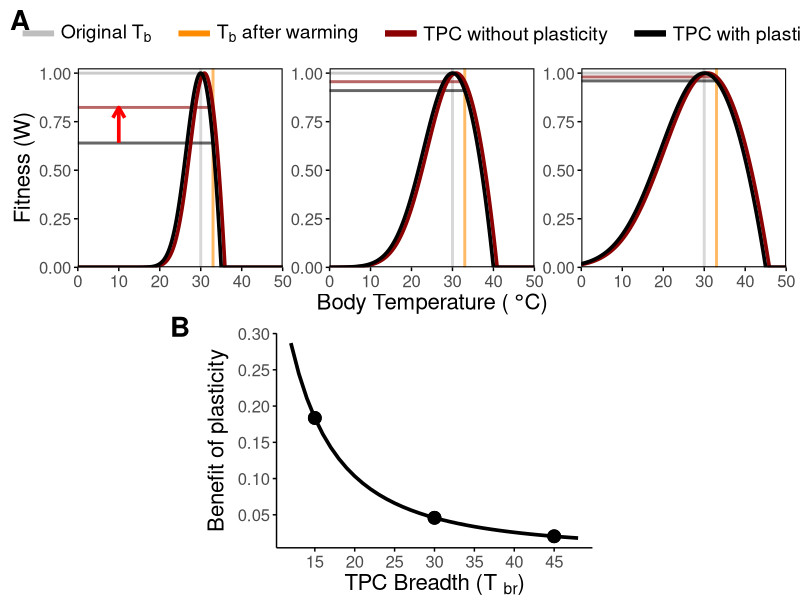
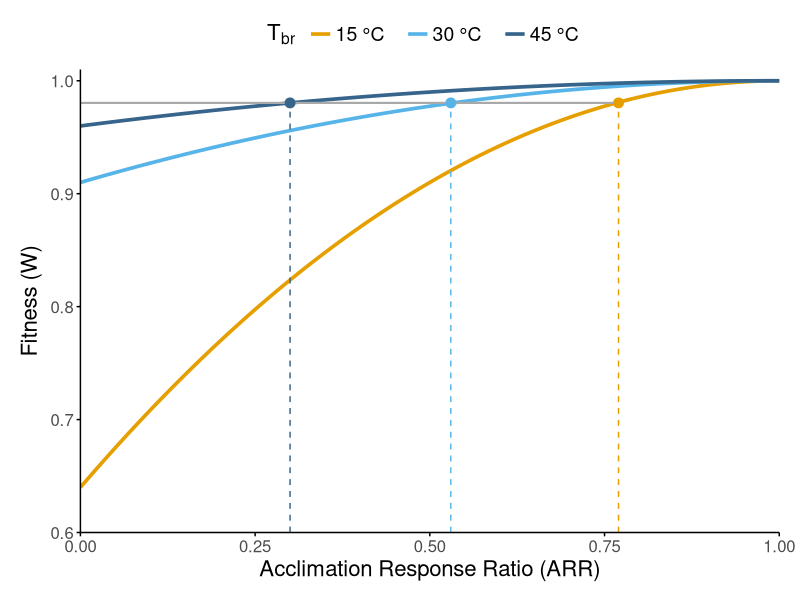
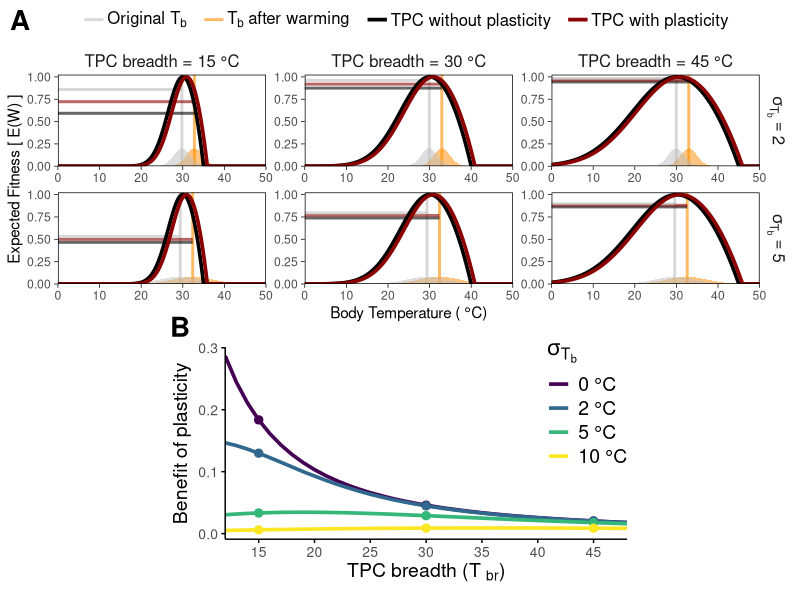
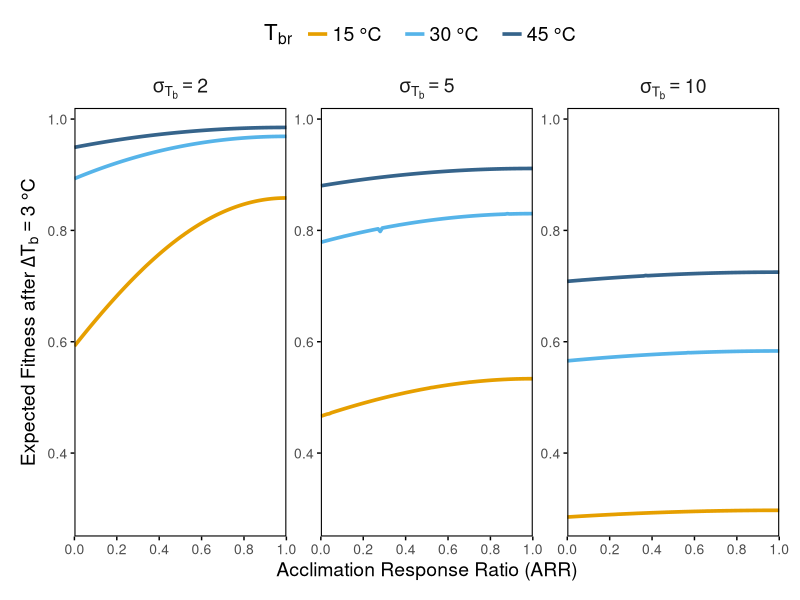
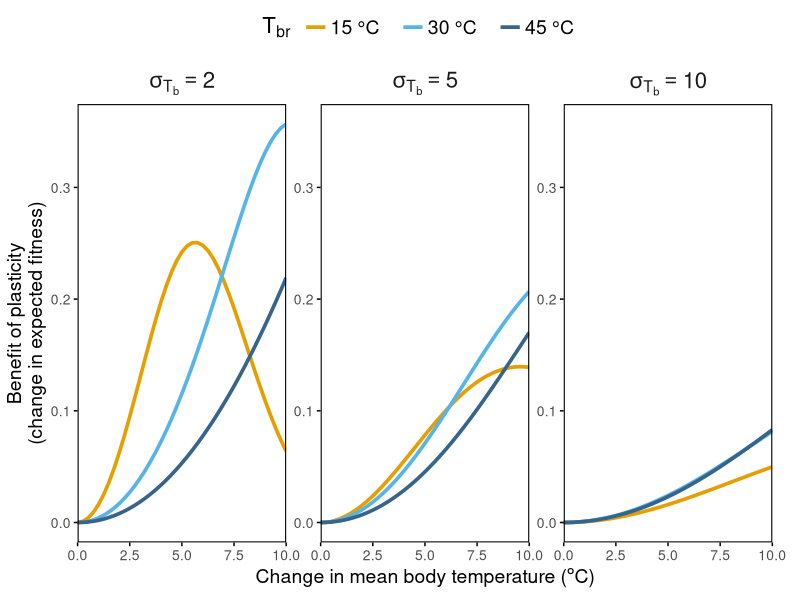
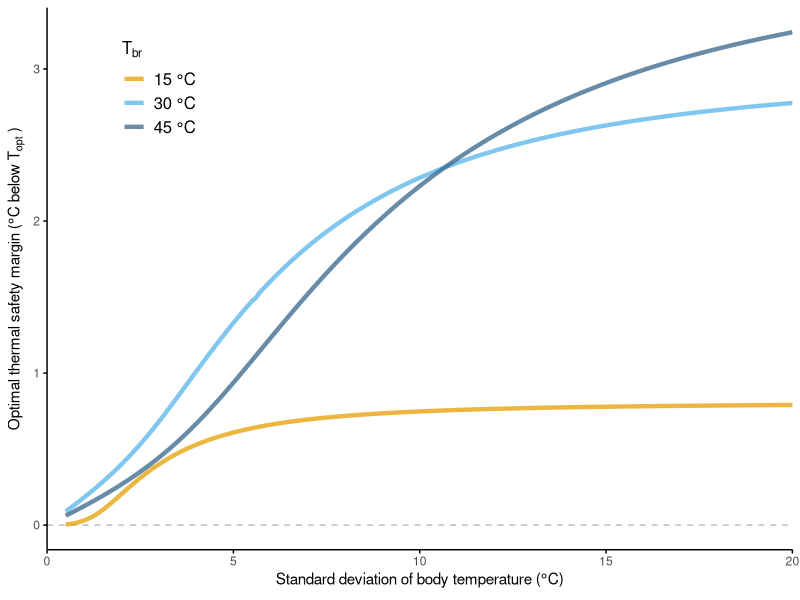

Write the R code that produced these figures, in order.
## ---- chunk 1

# load packages
library(tidyverse)
library(ggpubr)
library(viridis)
## ---- chunk 2
#| fig-width: 9
#| fig-height: 7
#| fig-cap: |
#|  **Figure 1**: Phenotypic plasticity can provide greater net fitness benefits for narrow than for broad thermal performance curves (TPCs). Panel A shows three organisms with TPCs that vary in their constitutive thermal breadth (T<sub>br</sub>): narrow (T<sub>br</sub> = 15 °C), left panel, intermediate (T<sub>br</sub> = 30 °C, middle panel), and wide (T<sub>br</sub> = 45 °C, right panel). The organisms have evolved to maximize fitness (W = 1) at the constant body temperature they experience, which in this case we set arbitrarily to 30 °C (T<sub>opt</sub>, gray vertical line). Following a 3 °C increase in body temperature (orange vertical line), absolute fitness declines across all organisms in the absence of plasticity (projected onto the y-axis via the gray vs. black horizontal lines), with the narrowest TPC experiencing the most severe decline in fitness. If all three organisms shift their TPC in response to warming through phenotypic plasticity by the same amount (here assuming an Acclimation Response Ratio or ARR of 0.30), the net fitness benefit conferred by plasticity (the vertical distance between the red and black horizontal lines, indicated by the red arrow on the top left panel) is highest for the organism with the narrowest TPC and lowest in the organism with the widest TPC. Panel B shows how the benefit of plasticity declines exponentially with increasing TPC breadth, with the three dots indicating the three TPC breadths shown in panel A.

# define TPC function
tpc <- function(temps, topt, ctmin, ctmax) {

  # initialize performance vector and define psig
  perf <- rep(NA, length(temps))
  psig <- -((ctmin - topt) / 4)

  # calculate performance
  for (i in seq_along(temps)){
    if (temps[i] < topt) {
      perf[i] <- exp(-((temps[i] - topt) / (2 * psig))^2)
    } else {
      perf[i] <- 1 - ((temps[i] - topt) / (topt - ctmax))^2
    }
  }

  # correct for negative values and return
  ifelse(perf < 0, 0, perf)

}

# define general parameters for tpcs
temps <- seq(0, 50, by = 0.1) # temperature range
delta_temp <- 3 # change in temperature
arr <- 0.3 # acclimation response ratio (ARR) for plasticity

# define TPC parameters: breadth, ctmin, ctmax
params <- tibble(
  breadth = seq(12, 48, by = 1)
) |>
  mutate(
    ctmin = 30 - (breadth * (2 / 3)),
    ctmax = 30 + (breadth * (1 / 3))
  )

# generate TPCs with and without plasticity
tpc_df <- expand_grid(
  params, plasticity = c("TPC without plasticity", "TPC with plasticity")
) |>
  rowwise() |>
  mutate(
    topt_shift = ifelse(
      plasticity == "TPC with plasticity", arr * delta_temp, 0
    ),
    performance = list(tpc(
      temps = temps,
      topt = 30 + topt_shift,
      ctmin = ctmin + topt_shift,
      ctmax = ctmax + topt_shift
    ))
  ) |>
  unnest(performance) |>
  mutate(temp = rep(temps, n() / length(temps))) |>
  select(temp, performance, breadth, plasticity) |>
  rename(tpc_breadth = breadth)

# prepare segments data frame for plotting
segments_df <- tpc_df |>
  filter(temp == (30 + delta_temp)) |>
  mutate(
    x = 0,
    xend = 30 + delta_temp,
    y = performance,
    yend = performance
  ) |>
  select(x, xend, y, yend, tpc_breadth, plasticity)

# benefit of plasticity arrows df
benefits_df <- segments_df |>
  group_by(tpc_breadth) |>
  mutate(benefit = diff(y)) |>
  ungroup()

# plot panel A
panel_a <- ggplot(
  tpc_df |> filter(tpc_breadth %in% c(15, 30, 45)),
  aes(x = temp, y = performance, color = plasticity)
) +
  annotate(
    geom = "segment",
    x = 0, xend = 30, y = 1, yend = 1,
    color = "darkgray", alpha = 0.6, linewidth = 1
  ) +
  geom_vline(
    data = tibble(
      x = c(30, 30 + delta_temp),
      plasticity = rep(c("Original Tb", "Tb after warming"))
    ),
    aes(xintercept = x, color = plasticity),
    alpha = 0.6, key_glyph = "path", linewidth = 1
  ) +
  geom_segment(
    data = segments_df |> filter(tpc_breadth %in% c(15, 30, 45)),
    aes(x = x, xend = xend, y = y, yend = yend, color = plasticity),
    alpha = 0.6, linewidth = 1
  ) +
  geom_segment(
    data = benefits_df |>
      filter(tpc_breadth %in% c(15)) |>
      filter(plasticity == "TPC without plasticity"),
    aes(
      x = 10, xend = 10,
      y = y + 0.001, yend = y + benefit - 0.001
    ),
    arrow = arrow(length = unit(0.3, "cm")),
    color = "red",
    linewidth = 1.25
  ) +
  geom_line(linewidth = 1.25) +
  scale_color_manual(
    values = c(
      "TPC without plasticity" = "black",
      "TPC with plasticity" = "darkred",
      "Original Tb" = "gray",
      "Tb after warming" = "darkorange"
    ),
    labels = c(
      expression("Original T"[b]),
      expression("T"[b]*" after warming"),
      "TPC without plasticity",
      "TPC with plasticity"
    ),
    guide = guide_legend(
      override.aes = list(
        linewidth = c(2, 2, 2, 2),
        alpha = c(1, 1, 1, 1)
      )
    )
  ) +
  scale_x_continuous(expand = c(0, 0)) +
  scale_y_continuous(expand = c(0, 0), limits = c(0, 1.025)) +
  theme_minimal() +
  theme(
    legend.position = "top",
    legend.title = element_blank(),
    legend.text = element_text(size = 14, margin = margin(r = 10, l = 2)),
    legend.key.width = unit(1, "cm"),
    legend.spacing.x = unit(2, "cm"),
    axis.text = element_text(size = 12),
    axis.title = element_text(size = 16),
    strip.text = element_blank(),
    panel.grid = element_blank(),
    axis.ticks = element_line(linewidth = 0.5),
    panel.border = element_rect(fill = NA, color = "black", linewidth = 0.75),
    plot.margin = margin(l = 10, r = 10, b = 10, t = 10)
  ) +
  labs(
    x = expression("Body Temperature ( " * degree * "C)"),
    y = "Fitness (W)",
  ) +
  facet_wrap(~tpc_breadth, nrow = 1, labeller = label_both, axes = "all")

# plot panel B
panel_b <- benefits_df |>
  ggplot(aes(x = tpc_breadth, y = benefit)) +
  geom_line(linewidth = 1.25, color = "black") +
  geom_point(
    data = benefits_df |>
      filter(tpc_breadth %in% c(15, 30, 45)),
    aes(x = tpc_breadth, y = benefit),
    size = 4
  ) +
  theme_minimal() +
  theme(
    axis.text = element_text(size = 12),
    axis.title = element_text(size = 16),
    panel.grid = element_blank(),
    axis.ticks = element_line(linewidth = 0.5),
    axis.line = element_line(linewidth = 0.5),
    plot.margin = margin(l = 150, r = 150),
    plot.border = element_rect(color = NA, fill = NA)
  ) +
  scale_x_continuous(breaks = seq(15, 45, by = 5)) +
  scale_y_continuous(breaks = seq(0, 0.3, by = 0.05)) +
  labs(
    x = expression("TPC Breadth (T "[br] * ")"),
    y = expression("Benefit of plasticity")
  )

# combine panels A and B
ggarrange(
  panel_a, panel_b,
  ncol = 1, nrow = 2,
  heights = c(1.25, 1),
  labels = c("A", "B"),
  font.label = list(size = 20, face = "bold"),
  label.x = c(0, 0.2),
  label.y = c(1, 1.1)
)

## ---- chunk 3
#| fig-width: 4.5
#| fig-height: 4
#| out-width: "75%"
#| fig.cap: |
#|  **Figure 2**: Organisms with narrow thermal performance curves (TPCs) must exhibit greater plasticity to match the fitness of organisms with broad TPCs after warming. Results here are from the scenario described in Figure 1, in which taxa with different TPC breadths experience a 3 °C increase in body temperature (T<sub>b</sub>). The organisms with the narrow (15 °C) and intermediate (30 °C) TPC would need to exhibit Acclimation Response Ratios (ARRs) of 0.77 and 0.53, respectively (yellow and light blue lines) to maintain the same level of fitness as the organism with the wide TPC (45 °C) exhibiting an ARR of 0.30 (dark blue lines).

# define sequence of ARRs to test
arrs <- seq(0, 1, by = 0.01)
original_temp <- 30
delta_temp <- 3

# TPC baseline params for the three focal breadths
tpc_params <- tibble(
  tpc_breadth = c("w_15", "w_30", "w_45"),
  ctmin = c(20, 5, -5),
  ctmax = c(35, 40, 45)
)

arr_df <- expand_grid(tpc_params, arr = arrs) |>
  rowwise() |>
  mutate(
    fitness = tpc(
      temps = original_temp + delta_temp,
      topt  = original_temp + arr * delta_temp,
      ctmin = ctmin + arr * delta_temp,
      ctmax = ctmax + arr * delta_temp
    )
  ) |>
  ungroup() |>
  select(arr, tpc_breadth, fitness)

# fitness of the broad TPC at ARR = 0.3
fitness_wide <- arr_df |>
  filter(tpc_breadth == "w_45", arr == 0.3) |>
  pull(fitness)

# fint ARRs the other TPCs need to match fitness
arr_to_match_df <- arr_df |>
  group_by(tpc_breadth) |>
  mutate(
    arr_to_match_wide = arr[which.min(abs(fitness - fitness_wide))]
  ) |>
  slice(1) |>
  ungroup()

# plot figure 2
ggplot(arr_df, aes(x = arr, y = fitness, color = tpc_breadth)) +
  geom_line(linewidth = 1.25) +
  annotate(
    geom = "segment",
    x = 0,
    xend = max(arr_to_match_df$arr_to_match_wide),
    y = fitness_wide,
    yend = fitness_wide,
    color = "darkgray",
    linewidth = 0.75
  ) +
  geom_segment(
    data = arr_to_match_df,
    aes(
      x = arr_to_match_wide,
      xend = arr_to_match_wide,
      y = -Inf, yend = fitness_wide,
      color = tpc_breadth
    ),
    linetype = 2
  ) +
  geom_point(
    data = arr_to_match_df,
    aes(
      x = arr_to_match_wide,
      y = fitness_wide,
      color = tpc_breadth
    ),
    size = 3,
    show.legend = FALSE
  ) +
  scale_x_continuous(expand = c(0, 0), limits = c(0, 1)) +
  scale_y_continuous(expand = c(0, 0), limits = c(0.6, 1.01)) +
  scale_color_manual(
    values = c("#E69F00", "#56B4E9", "#36648B"),
    labels = c("15 °C", "30 °C", "45 °C"),
    name = expression("T"[br]*" ")
  ) +
  theme_minimal() +
  theme(
    axis.text = element_text(size = 12),
    axis.title = element_text(size = 16),
    legend.text = element_text(size = 14,  margin = margin(r = 10, l = 2)),
    legend.title = element_text(size = 16, face = "bold"),
    legend.position = "top",
    panel.grid = element_blank(),
    axis.ticks = element_line(linewidth = 0.5),
    axis.line = element_line(linewidth = 0.5),
    plot.margin = margin(l = 15, r = 15, t = 10, b = 10)
  ) +
  labs(
    x = expression("Acclimation Response Ratio (ARR)"),
    y = expression("Fitness (W)")
  )
## ---- chunk 4
#| fig-width: 8
#| fig-height: 8
#| fig.cap: |
#|  **Figure 3**: Examples of the effect of constitutive thermal breadth and within-season body temperature variation on the benefits of plasticity. (A) Thermal performance curve (TPC) breadth and within-season variation in the distribution of body temperatures, represented by the standard deviation ($\sigma_{T_b}$), interact to determine plasticity benefits. Note that under variable within-season body temperatures, initial fitness (gray horizontal lines) is not 1 due to Jensen’s inequality (see text). After a 3 °C increase in mean body temperature (gray vs orange vertical lines and areas), the organisms shift their TPCs with an acclimation response ratio (ARR) of 0.30. The expected fitness benefit of plasticity (difference between the red and black horizontal lines) is greatest for the narrowest TPC, but for all TPCs, it decreases when body temperatures are more variable. (B) The expected benefit of plasticity as a function of both TPC breadth and within-season body temperature variation, with $\sigma_{T_b}$ set to 0 as in Figure 1, as well as 2, 5, or 10 °C. Dots in this panel indicate TPCs with T<sub>br</sub> = 15, 30, and 45 °C, as shown in panel A.

# define expected fitness function
exp_w <- function(topt, ctmin, ctmax, mean_tb, sd_tb) {
  if (sd_tb < 0) stop("sd_tb cannot be negative")
  if (sd_tb == 0) {
    tpc(mean_tb, topt, ctmin, ctmax)
  } else {
    integrate(
      \(t) tpc(t, topt, ctmin, ctmax) * dnorm(t, mean = mean_tb, sd = sd_tb),
      lower = -30, upper = 60
    )$value
  }
}

# define OTSM function
otsm <- function(ctmin, topt, ctmax, sd_tb) {
  if (sd_tb == 0) 0 else {
    topt - optimize(
      \(mean_tb) exp_w(ctmin = ctmin, topt = topt, ctmax = ctmax, # nolint
                       sd_tb = sd_tb, mean_tb = mean_tb),
      lower = ctmin, upper = ctmax, maximum = TRUE
    )$maximum
  }
}

# define parameters
topt <- 30
arr <- 0.3
delta_temp <- 3
tb_var <- c(0, 2, 5, 10)
tpc_widths <- seq(12, 48, by = 1)
plasticity <- c(0, 1)

# data frame of TPC parameters
tpc_params <- tibble(
  tpc_width = tpc_widths
) |>
  mutate(
    ctmin = topt - (tpc_width * (2 / 3)),
    ctmax = topt + (tpc_width * (1 / 3))
  )

# data frame of expected fitness 
exp_w_df <- expand_grid(tpc_params, plasticity = plasticity, tb_var = tb_var) |>
  arrange(tpc_width, plasticity, tb_var) |>
  rowwise() |>
  mutate(
    mean_tb = topt - otsm(
      ctmin = ctmin, topt = topt, ctmax = ctmax, sd_tb = tb_var
    ),
    plastic_shift = ifelse(plasticity == 1, arr * delta_temp, 0),
    initial_ew = exp_w(
      topt = topt,
      ctmin = ctmin,
      ctmax = ctmax,
      mean_tb = mean_tb,
      sd_tb = tb_var
    ),
    final_ew = exp_w(
      topt    = topt + plastic_shift,
      ctmin   = ctmin + plastic_shift,
      ctmax   = ctmax + plastic_shift,
      mean_tb = mean_tb + delta_temp,
      sd_tb   = tb_var
    )
  ) |>
  ungroup() |>
  select(-plastic_shift)

# data frame with TPCs of varying depths and plasticity levels
tpc_var_df <- expand_grid(
  tpc_params |> filter(tpc_width %in% c(15, 30, 45)),
  temps = temps,
  plasticity = plasticity
) |>
  arrange(tpc_width, plasticity) |>
  rowwise() |>
  mutate(
    plastic_shift = ifelse(plasticity == 1, arr * delta_temp, 0),
    performance = tpc(
      temps = temps,
      topt = topt + plastic_shift,
      ctmin = ctmin + plastic_shift,
      ctmax = ctmax + plastic_shift
    )
  ) |>
  ungroup() |>
  select(-plastic_shift)

# data frame of Tb distributions at different variability levels
tb_dist_df <- expand_grid(
  tpc_params |> filter(tpc_width %in% c(15, 30, 45)),
  temps = temps,
  tb_var = tb_var
) |>
  arrange(tb_var) |>
  rowwise() |>
  mutate(
    mean_tb = topt - otsm(
      ctmin = ctmin, topt = topt, ctmax = ctmax, sd_tb = tb_var
    ),
    probability = dnorm(temps, mean = mean_tb + delta_temp, sd = tb_var)
  ) |>
  ungroup()


# fitness change from plasticity across breadths and variability levels
fitness_change_df <- exp_w_df |>
  group_by(tpc_width, tb_var) |>
  summarize(
    fitness_change = final_ew[plasticity == 1] - final_ew[plasticity == 0],
    .groups = "drop"
  )

# plot figure 3 panel A
panel_a <- ggplot() +
  geom_vline(
    data = exp_w_df |>
      filter(tb_var %in% c(2, 5)) |>
      filter(tpc_width %in% c(15, 30, 45)) |>
      select(tpc_width, tb_var, mean_tb) |>
      mutate(
        original_tb = mean_tb,
        final_tb = mean_tb + delta_temp
      ) |>
      distinct() |>
      select(-mean_tb) |>
      pivot_longer(
        cols = c(original_tb, final_tb),
        names_to = "tb_var_type",
        values_to = "mean_tb"
      ),
    aes(xintercept = mean_tb, color = tb_var_type),
    alpha = 0.6, key_glyph = "path", linewidth = 1
  ) +
  geom_area(
    data = tb_dist_df |>
      filter(tb_var %in% c(2, 5)) |>
      filter(tpc_width %in% c(15, 30, 45)) |>
      mutate(
        final_tb = temps,
        original_tb = temps - delta_temp
      ) |>
      pivot_longer(
        cols = c(original_tb, final_tb),
        names_to = "tb_var_type",
        values_to = "tb"
      ) |>
      select(tb_var, tpc_width, tb_var_type, tb, probability),
    aes(x = tb, y = probability, fill = tb_var_type, group = tb_var_type),
    position = "identity",
    alpha = 0.5,
    show.legend = FALSE
  ) +
  geom_segment(
    data = exp_w_df |>
      filter(tb_var %in% c(2, 5)) |>
      filter(tpc_width %in% c(15, 30, 45)),
    aes(
      x = -Inf, xend = mean_tb + delta_temp,
      y = final_ew, yend = final_ew,
      color = as.factor(plasticity)
    ),
    alpha = 0.6, linewidth = 1
  ) +
  geom_segment(
    data = exp_w_df |>
      filter(tb_var %in% c(2, 5)) |>
      filter(tpc_width %in% c(15, 30, 45)) |>
      filter(plasticity == 0),
    aes(
      x = -Inf, xend = mean_tb,
      y = initial_ew, yend = initial_ew
    ),
    alpha = 0.6, color = "gray", linewidth = 1
  ) +
  geom_line(
    data = tpc_var_df,
    aes(
      x = temps, y = performance,
      color = as.factor(plasticity), group = plasticity
    ),
    linewidth = 1.25
  ) +
  scale_y_continuous(expand = c(0, 0), limits = c(0, 1.025)) +
  scale_x_continuous(expand = c(0, 0), limits = c(0, 50)) +
  labs(
    x = expression("Body Temperature ( " * degree * "C)"),
    y = "Expected Fitness [ E(W) ]"
  ) +
  facet_grid(
    tb_var ~ tpc_width, axes = "all",
    labeller = labeller(
      tb_var = as_labeller(c(
        "2" = "sigma[T[b]] == 2",
        "5" = "sigma[T[b]] == 5"
      ), label_parsed),
      tpc_width = c(
        "15" = "TPC breadth = 15 °C",
        "30" = "TPC breadth = 30 °C",
        "45" = "TPC breadth = 45 °C"
      )
    )
  ) +
  scale_color_manual(
    values = c(
      "0"           = "black",
      "1"           = "darkred",
      "original_tb" = "gray",
      "final_tb"    = "darkorange"
    ),
    breaks = c("original_tb", "final_tb", "0", "1"),
    labels = expression(
      "Original T"[b],
      "T"[b] * " after warming",
      "TPC without plasticity",
      "TPC with plasticity"
    ),
    name = NULL
  ) +
  scale_fill_manual(
    values = c(
      "original_tb" = "gray",
      "final_tb"    = "darkorange"
    )
  ) +
  theme_minimal() +
  theme(
    strip.text = element_text(size = 12),
    strip.background = element_blank(),
    legend.position = "top",
    legend.title = element_blank(),
    legend.text = element_text(size = 12, margin = margin(r = 6, l = 1)),
    legend.margin = margin(l = 0.01, r = 0.01),
    legend.spacing.x = unit(0.1, "cm"),
    panel.border = element_rect(fill = NA, color = "black", linewidth = 0.5),
    axis.ticks = element_line(linewidth = 0.25),
    panel.grid = element_blank()
  ) +
  coord_cartesian(xlim = c(0, 50))

# plot panel b
panel_b <- fitness_change_df |>
  ggplot(aes(x = tpc_width, y = fitness_change, color = as.factor(tb_var))) +
  geom_line(linewidth = 1.25) +
  geom_point(
    data = fitness_change_df |>
      filter(tpc_width %in% c(15, 30, 45)),
    aes(x = tpc_width, y = fitness_change, color = as.factor(tb_var)),
    size = 2.5,
    show.legend = FALSE
  ) +
  scale_color_manual(
    values = scales::viridis_pal(option = "D")(length(unique(fitness_change_df$tb_var))), # nolint
    name = expression(sigma[T[b]]),
    labels = c("0 °C", "2 °C", "5 °C", "10 °C")
  ) +
  scale_x_continuous(breaks = seq(15, 45, by = 5), expand = c(0, 0)) +
  theme_minimal() +
  theme(
    axis.text = element_text(size = 10),
    axis.title = element_text(size = 14),
    legend.text = element_text(size = 14),
    legend.title = element_text(size = 16, face = "bold"),
    legend.position = c(0.9, 0.7),
    legend.background = element_blank(),
    panel.grid = element_blank(),
    axis.ticks = element_line(linewidth = 0.5),
    axis.line = element_line(linewidth = 0.5),
    plot.margin = margin(l = 125, r = 125, t = 10, b = 10),
  ) +
  labs(
    x = expression("TPC breadth (T "[br] * ")"),
    y = expression("Benefit of plasticity")
  )

# combine panel a and b
ggarrange(
  panel_a, panel_b,
  ncol = 1, nrow = 2,
  heights = c(5, 4),
  labels = c("A", "B"),
  font.label = list(size = 20, face = "bold"),
  label.x = c(0, 0.2),
  label.y = c(1, 1.1)
)

## ---- chunk 5
#| fig-width: 7
#| fig-height: 4.5
#| fig.cap: |
#|  **Figure 4**: Effects of constitutively expressed thermal performance (TPC) breadth (T<sub>br</sub>) and within-season temperature variation (body temperature standard deviation, $\sigma_{T_b}$) on the benefits of thermal plasticity across a range of plasticity levels (Acclimation Response Ratios, ARR). Results are based on a mean body temperature increase of 3 °C. Relatively stable within-season body temperatures ($\sigma_{T_b}$ = 2 °C, left panel) lead to greater benefits of plasticity than more variable within-season body temperatures ($\sigma_{T_b}$ = 5 or 10 °C, center and right panel, respectively) regardless of TPC breadth. In addition, when within-season body temperatures are more stable, the benefit of evolving greater plasticity (i.e., higher ARR) is larger, and especially for narrow TPCs (compare steepness of the colored lines between $\sigma_{T_b}$ values and T<sub>br</sub>).

# define parameters
arrs <- seq(0, 1, by = 0.01)
original_temp <- 30
delta_temp <- 3
tb_vars <- c(2, 5, 10)

# TPC baseline params for the three focal breadths
tpc_params <- tibble(
  tpc_breadth = c("w_15", "w_30", "w_45"),
  ctmin = c(20, 5, -5),
  ctmax = c(35, 40, 45)
)

# calculate OTSMs and fitness for each combination
arr_df <- expand_grid(tpc_params, arr = arrs, tb_var = tb_vars) |>
  rowwise() |>
  mutate(
    original_mean_tb = original_temp - otsm(
      ctmin = ctmin, topt = original_temp, ctmax = ctmax, sd_tb = tb_var
    )
  ) |>
  mutate(
    fitness = exp_w(
      topt = original_temp + arr * delta_temp,
      ctmin = ctmin + arr * delta_temp,
      ctmax = ctmax + arr * delta_temp,
      mean_tb = original_mean_tb + delta_temp,
      sd_tb = tb_var
    )
  )

arr_df |>
  ggplot(aes(x = arr, y = fitness, color = as.factor(tpc_breadth))) +
  geom_line(linewidth = 1.25) +
  facet_wrap(~tb_var, labeller = labeller(tb_var = as_labeller(c(
    "2" = "sigma[T[b]] == 2",
    "5" = "sigma[T[b]] == 5",
    "10" = "sigma[T[b]] == 10"
  ), label_parsed)),
  axes = "all") +
  scale_color_manual(
    values = c("#E69F00", "#56B4E9", "#36648B"),
    labels = c("15 °C", "30 °C", "45 °C"),
    name = expression("T"[br] *" ")
  ) +
  scale_x_continuous(
    expand = c(0, 0),
    breaks = seq(0, 1, 0.2)
  ) +
  theme_minimal() +
  theme(
    axis.text = element_text(size = 10),
    axis.title = element_text(size = 14),
    legend.text = element_text(size = 14,  margin = margin(r = 10, l = 2)),
    legend.title = element_text(size = 16, face = "bold"),
    legend.position = "top",
    panel.grid = element_blank(),
    axis.ticks = element_line(linewidth = 0.5),
    panel.border = element_rect(fill = NA, color = "black", linewidth = 0.75),
    plot.margin = margin(l = 15, r = 15, t = 10, b = 10),
    strip.text = element_text(size = 14),
  ) +
  labs(
    x = expression("Acclimation Response Ratio (ARR)"),
    y = expression("Expected Fitness after " * Delta * T[b] == 3~"°C")
  )

## ---- chunk 6
#| fig-width: 7
#| fig-height: 4.5
#| fig-cap: |
#|  **Figure 5**: The net fitness benefit of plasticity depends on a three-way interaction between constitutively expressed thermal performance curve (TPC) breadth (T<sub>br</sub>), the magnitude of temporal (i.e., seasonal) body temperature change, and within-season body temperature variation ($\sigma_{T_b}$).

tpc_params <- tibble(
  tpc_breadth = c("w_15", "w_30", "w_45"),
  ctmin = c(20, 5, -5),
  ctmax = c(35, 40, 45)
)
arr <- 0.3
delta_temps <- seq(0, 10, by = 0.25)
sd_tb <- c(2, 5, 10)
topt <- 30

# calculate fitness benefit combinations
combinations <- expand_grid(
  tpc_params, delta_temp = delta_temps, sd_tb = sd_tb 
) |>
  rowwise() |>
  mutate(
    mean_tb = topt - otsm(
      ctmin = ctmin, topt = topt, ctmax = ctmax, sd_tb = sd_tb
    ),
    fitness_no_plasticity = exp_w(
      ctmin = ctmin,
      topt = topt,
      ctmax = ctmax,
      sd_tb = sd_tb,
      mean_tb = mean_tb + delta_temp
    ),
    fitness_with_plasticity = exp_w(
      ctmin = ctmin + arr * delta_temp,
      topt = topt + arr * delta_temp,
      ctmax = ctmax + arr * delta_temp,
      sd_tb = sd_tb, 
      mean_tb = mean_tb + delta_temp
    ),
    benefit = fitness_with_plasticity - fitness_no_plasticity
  )

ggplot(
  data = combinations,
  aes(
    x = delta_temp,
    y = benefit,
    color = as.factor(tpc_breadth))
  ) +
  geom_line(linewidth = 1.25) +
  scale_color_manual(
    values = c("#E69F00", "#56B4E9", "#36648B"),
    labels = c("15 °C", "30 °C", "45 °C"),
    name = expression("T"[br] *" ")
  ) +
  scale_x_continuous(
    expand = c(0, 0), limits = c(0, 10)
  ) +
  theme_minimal() +
  theme(
    legend.position = "top",
    panel.border = element_rect(fill = NA, color = "black", linewidth = 0.75),
    axis.ticks = element_line(linewidth = 0.5),
    panel.grid = element_blank(),
    strip.text = element_text(size = 16, face = "bold"),
    legend.title = element_text(size = 16, face = "bold"),
    legend.text = element_text(size = 14, margin = margin(r = 10, l = 2)),
    axis.title = element_text(size = 14),
    axis.text = element_text(size = 10),
    plot.margin = margin(l = 5, r = 20, t = 5, b = 5)
  ) +
  labs(
    x = expression("Change in mean body temperature (" * degree * "C)"),
    y = "Benefit of plasticity\n(change in expected fitness)",
    color = expression("TPC breadth (" * degree * "C)")
  ) +
  facet_grid(~sd_tb, labeller = labeller(sd_tb = as_labeller(c(
    "2" = "sigma[T[b]] == 2",
    "5" = "sigma[T[b]] == 5",
    "10" = "sigma[T[b]] == 10"
  ), label_parsed)),
  axes = "all")
## ---- chunk 7
#| code-fold: false
#| filename: "Implementation of the TPC function in R"

tpc <- function(temps, topt, ctmin, ctmax) {

  # initialize performance vector and define psig
  perf <- rep(NA, length(temps))
  psig <- -((ctmin - topt) / 4)

  # calculate performance
  for (i in seq_along(temps)){
    if (temps[i] < topt) {
      perf[i] <- exp(-((temps[i] - topt) / (2 * psig))^2)
    } else {
      perf[i] <- 1 - ((temps[i] - topt) / (topt - ctmax))^2
    }
  }

  # correct for negative values and return
  ifelse(perf < 0, 0, perf)

}
## ---- chunk 8
#| code-fold: false
#| filename: "Implementation of the expected fitness function in R"

exp_w <- function(topt, ctmin, ctmax, mean_tb, sd_tb) {
  if (sd_tb < 0) stop("sd_tb cannot be negative")
  if (sd_tb == 0) {
    tpc(mean_tb, topt, ctmin, ctmax)
  } else {
    integrate(
      \(t) tpc(t, topt, ctmin, ctmax) * dnorm(t, mean = mean_tb, sd = sd_tb),
      lower = -30, upper = 60
    )$value
  }
}
## ---- chunk 9
#| code-fold: false
#| filename: "Function to estimate OTSMs in R"

otsm <- function(ctmin, topt, ctmax, sd_tb) {
  if (sd_tb == 0) 0 else {
    topt - optimize(
      \(mean_tb) exp_w(ctmin = ctmin, topt = topt, ctmax = ctmax,
                       sd_tb = sd_tb, mean_tb = mean_tb),
      lower = ctmin, upper = ctmax, maximum = TRUE
    )$maximum
  }
}
## ---- chunk 10
#| fig-width: 3.5
#| fig-height: 3.6
#| out-width: "75%"
#| fig.cap: |
#|  **Supplementary Figure 1**: Optimal thermal safety margin (OTSM, expressed as $\degree$C below a TPC’s T<sub>opt</sub>) of TPCs with varying constitutive thermal performance breadths (colored lines) as a function of the standard deviation of the body temperature distribution they experience. Note that, in all cases, OTSM increases with increasing variability in body temperature, but only up to a point where it plateaus. The value at which this stabilization occurs is greater for wider than narrower TPCs (B), and in all cases this stabilization occurs at body temperatures that are well above a TPC’s CT<sub>min</sub>.

tpc_params <- tibble(
  tpc_breadth = c("w_15", "w_30", "w_45"),
  ctmin = c(20, 5, -5),
  ctmax = c(35, 40, 45)
)

otsm_grid <- expand_grid(
  tpc_params, sd_tb = seq(0.5, 20, by = 0.1)
) |>
  rowwise() |>
  mutate(
    otsm = otsm(ctmin = ctmin, topt = 30, ctmax = ctmax, sd_tb = sd_tb)
  )

otsm_grid |>
  ggplot(aes(x = sd_tb, y = otsm, color = as.factor(tpc_breadth))) +
  geom_hline(yintercept = 0, linetype = "dashed", color = "gray") +
  geom_path(aes(group = tpc_breadth), linewidth = 1.5, alpha = 0.75) +
  scale_color_manual(
    values = c("#E69F00", "#56B4E9", "#36648B"),
    labels = c("15 °C", "30 °C", "45 °C"),
    name = expression(T[br] *" ")
  ) +
  scale_x_continuous(
    expand = c(0, 0), limits = c(0, 20)
  ) +
  theme_minimal() +
  theme(
    legend.position = c(0.15, 0.85),
    axis.line = element_line(linewidth = 0.5),
    axis.ticks = element_line(linewidth = 0.5),
    panel.grid = element_blank(),
    strip.text = element_text(size = 14, face = "bold"),
    legend.title = element_text(size = 12, face = "bold", hjust = 0),
    legend.text = element_text(size = 12, hjust = 0)
  ) +
  labs(
    x = expression("Standard deviation of body temperature (" * degree * "C)"),
    y = expression("Optimal thermal safety margin (" * degree * "C below T"[opt]*" )"), # nolint
    color = expression(T[br])
  )
